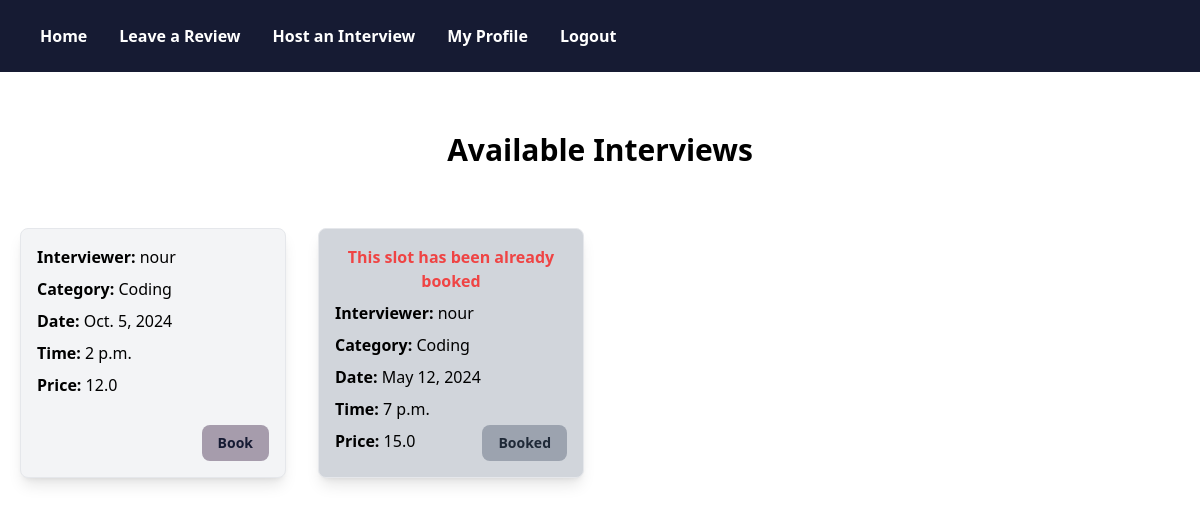
/home/, run on an earlier commit of the app's database.
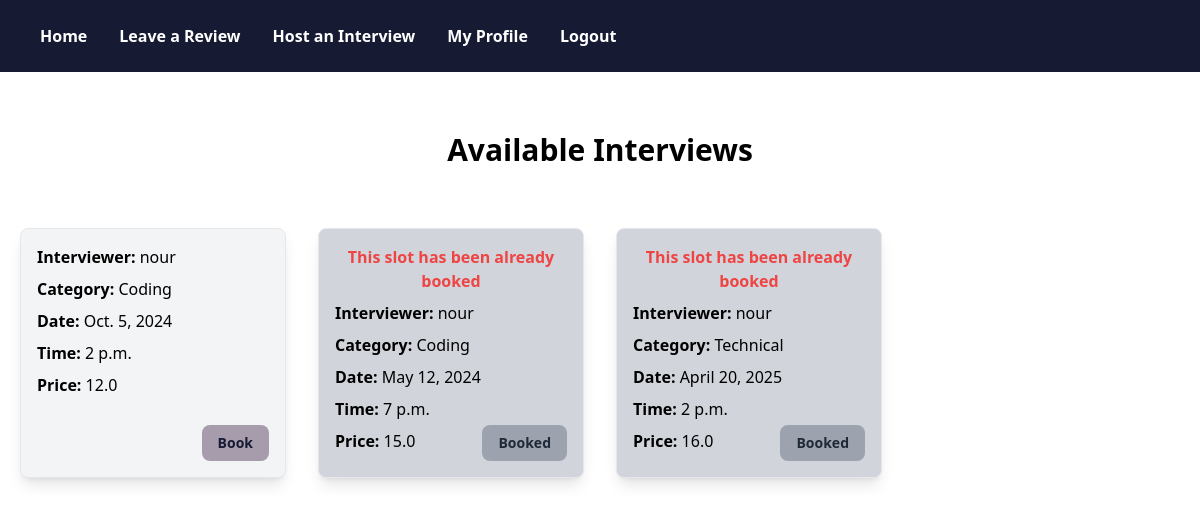
And on a later commit of the database.
### core/models.py (models this page shows)
class Interview(models.Model):
    interviewer = models.ForeignKey(User, on_delete=models.SET_NULL, blank=True, null=True)
    interview_date = models.DateField(null=True)
    interview_time = models.TimeField(null=True)
    category = models.CharField(max_length=100, null=True, blank=True)
    duration = models.DurationField(null=True, blank=True)
    price = models.FloatField(null=True, blank=True)
    booked = models.BooleanField(default=False)

### core/views.py (the view)
# urls.py: 2. Add a URL to urlpatterns:  path('', views.home, name='home')
def home(request):
    interviews = Interview.objects.all()
    return render(request, 'home.html', {'interviews': interviews})

### core/templates/home.html (shortened to what this page needs)
{% extends 'base.html' %}
{% load static %}
    {% block content %}
<div class="flex flex-col justify-center">
    <h1 class="flex font-bold items-start justify-center text-3xl m-5 py-8">Available Interviews</h1>
    <div class="w-full flex justify-center" >
        <div class="grid grid-cols-3 md:grid-cols-4 lg:grid-cols-4 gap-8 w-full px-5">
            {% for interview in interviews %}
            <div class="border p-4 rounded-lg mb-4 {% if interview.booked %}bg-gray-300{% else %}bg-gray-100{% endif %} shadow-lg relative">
                {% if interview.booked %}
                <p class="mb-2 text-center text-red-500 font-semibold">This slot has been already booked</p>
                {% endif %}
                <ul class="max-w-full">
                    <li class="mb-2"><span class="font-bold">Interviewer:</span> {{ interview.interviewer }}</li>
                    <li class="mb-2"><span class="font-bold">Category:</span> {{ interview.category }}</li>
                    <li class="mb-2"><span class="font-bold">Date:</span> {{ interview.interview_date }}</li>
                    <li class="mb-2"><span class="font-bold">Time:</span> {{ interview.interview_time }}</li>
                    <li class="mb-2"><span class="font-bold">Price:</span> {{ interview.price }}</li>
                </ul>
                {% if not interview.booked %}
                <form method="post" action="{% url 'book' %}">
                    <button type="submit" class="bg-customSec rounded-lg px-4 py-2 text-customMain font-bold text-sm hover:bg-customMain hover:text-customSec absolute bottom-4 right-4">Book</button>
                </form>
                {% else %}
                <button class="bg-gray-400 rounded-lg px-4 py-2 text-gray-800 font-bold text-sm absolute bottom-4 right-4" disabled>Booked</button>
                {% endif %}
            </div>
            {% endfor %}
        </div>
    </div>
</div>
{% endblock %}

What changed in the data, as far as the page shows it:
added Interview: booked "This slot has been already booked", interviewer "nour", category "Technical", interview_date "April 20, 2025", interview_time "2 p.m.", price "16.0"
